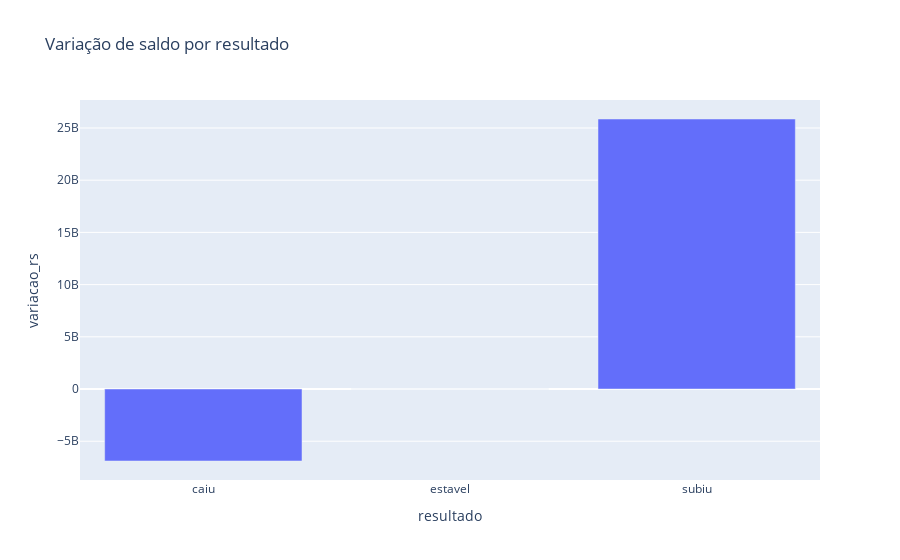

Notebook code for this chart:
### Code cell
fig = px.bar(df_analyse_balance, x='resultado', y='variacao_rs', title='Variação de saldo por resultado')
fig.show()

### Figure 1 — Plotly figure (JSON) as saved in the notebook; plotly's stock layout.template omitted (floating-point values rounded to 4 significant figures)
{"data": [{"alignmentgroup": "True", "hovertemplate": "resultado=%{x}<br>variacao_rs=%{y}<extra></extra>", "legendgroup": "", "marker": {"color": "#636efa", "pattern": {"shape": ""}}, "name": "", "offsetgroup": "", "orientation": "v", "showlegend": false, "textposition": "auto", "type": "bar", "x": ["caiu", "estavel", "subiu"], "xaxis": "x", "y": [-6892000000.0, 0, 25860000000.0], "yaxis": "y"}], "layout": {"barmode": "relative", "legend": {"tracegroupgap": 0}, "title": {"text": "Variação de saldo por resultado"}, "xaxis": {"anchor": "y", "domain": [0, 1], "title": {"text": "resultado"}}, "yaxis": {"anchor": "x", "domain": [0, 1], "title": {"text": "variacao_rs"}}}}
